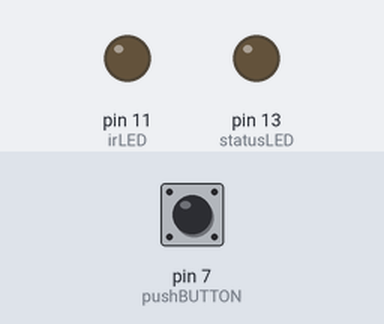
A sketch run on a simulated Arduino Uno, built with avr-gcc and run on an emulated ATmega328P. Shown: output pins drawn as LEDs (lit = HIGH). The test bench sets the inputs (shaded band); at power-on: pin 7 (pushBUTTON) HIGH.

Above: at 1.2 s.
1.3 s: pin 7 (pushBUTTON) pulled LOW for 0.15 s
Timing chart, 0 to 7.8 s (numbered marks = the images above; inputs shaded):
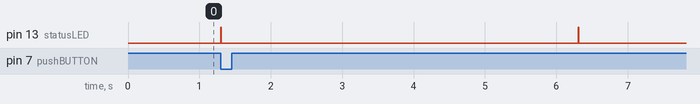

Measured:
- after the input at 1.3 s, pin 13 (statusLED): alternates HIGH for 0.01 s and LOW for 5.0 s, starting at once

The sketch:

CanonControl.ino
```cpp
/*
Arduino sketch for simulating a Canon RC-1 IR remote control to do timelapse photography with a compatible Canon DSLR
2010, Martin Koch
http://controlyourcamera.blogspot.com/
Huge thanks go to http://www.doc-diy.net/photo/rc-1_hacked/index.php for figuring out the IR code.

Note: Drive mode of camera should be set to Remote Control. The I sensor is in the grip. See:
http://www.eos-magazine.com/articles/remotes/canonrc6.html
*/

#define irLED 11
#define statusLED 13
#define pushBUTTON 7

int interval = 5; //seconds
int timelapseDuration = 60; //seconds
int numberOfShots = timelapseDuration / interval;

void setup() {
  pinMode(irLED, OUTPUT);
  pinMode(statusLED, OUTPUT);
  pinMode(pushBUTTON, INPUT);
  digitalWrite(pushBUTTON, HIGH);

}

void loop() {
  if (digitalRead(pushBUTTON) == LOW) {
    for (int i=0; i <= numberOfShots; i++) {
      digitalWrite(statusLED, HIGH); //Timelapse active
      sendInfraredSignal();
      digitalWrite(statusLED, LOW);
      if (i < numberOfShots) delay(interval * 1000); //ms
    }
  }
}

void sendInfraredSignal() {
  for(int i=0; i<16; i++) {
    digitalWrite(irLED, HIGH);
    delayMicroseconds(11);
    digitalWrite(irLED, LOW);
    delayMicroseconds(11);
   }
   delayMicroseconds(7330);
   for(int i=0; i<16; i++) {
     digitalWrite(irLED, HIGH);
     delayMicroseconds(11);
     digitalWrite(irLED, LOW);
     delayMicroseconds(11);
   }
}
```
